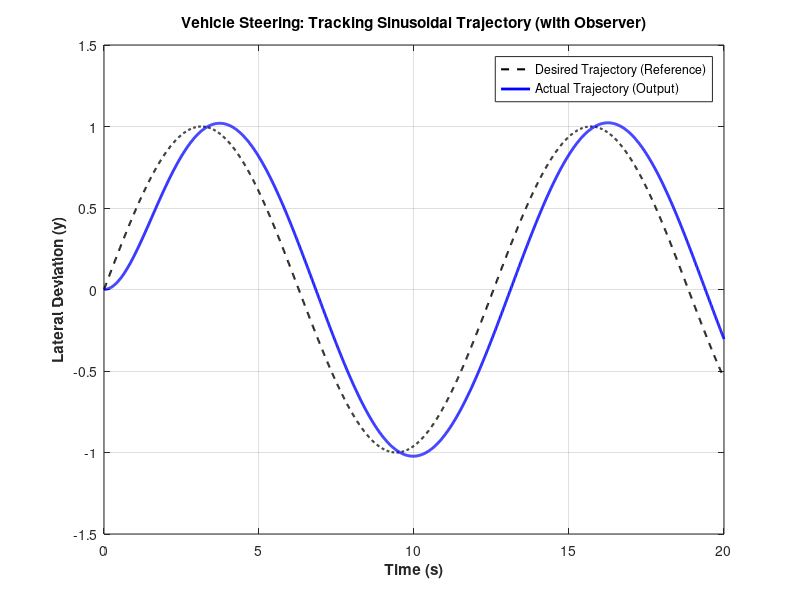

MATLAB code for this plot:
% =========================================================================
% Vehicle Steering System (Linearized) - Controller & Observer Design
% Reference: Astrom & Murray (AM09), Examples 6.4 & 7.3
% =========================================================================
clear; clc; close all;

% 1. System Parameters (Normalized Kinematic Bicycle Model)
gamma = 0.5; % Ratio of distance to center of mass vs wheelbase
A = [0 1; 
    0 0];
B = [gamma; 
    1];
C = [1 0];   % Output is the first state (lateral deviation)
D = 0;

% 2. Controller Design (Example 6.4)
% Place closed-loop controller poles (e.g., at s = -1 ± i)
p_ctrl = [-1+1i, -1-1i];
K = place(A, B, p_ctrl);

% Feedforward gain (kr) to ensure steady-state tracking of the reference
% We want the DC gain of the closed-loop system to be 1
kr = 1 / (C * inv(B*K - A) * B);

% 3. Observer Design (Example 7.3)
% Place observer poles faster than controller poles (e.g., at s = -2 ± 2i)
p_obs = [-2+2i, -2-2i];
L = place(A', C', p_obs)';

% =========================================================================
% MATLAB Simulation (Mathematical Equivalent of Simulink)
% =========================================================================
% Let augmented state X = [x; x_hat]
% dx/dt = Ax - BK*x_hat + B*kr*r
% dx_hat/dt = LCx + (A - LC - BK)*x_hat + B*kr*r

A_cl = [A,           -B*K;
    L*C,  A - L*C - B*K];
B_cl = [B*kr; 
    B*kr];
C_cl = [C, 0, 0]; % Extract actual lateral deviation y = x1
D_cl = 0;

% Create State-Space system
sys_cl = ss(A_cl, B_cl, C_cl, D_cl);

% Define Time and Sinusoidal Reference Trajectory
t = 0:0.01:20;
r = sin(0.5 * t); 

% Simulate
[y, t_out, x_out] = lsim(sys_cl, r, t);

% Plot the Output
figure('Name', 'Vehicle Steering Control');
plot(t, r, '--k', 'LineWidth', 1.5); hold on;
plot(t, y, 'b', 'LineWidth', 2);
xlabel('Time (s)', 'FontWeight', 'bold');
ylabel('Lateral Deviation (y)', 'FontWeight', 'bold');
title('Vehicle Steering: Tracking Sinusoidal Trajectory (with Observer)');
legend('Desired Trajectory (Reference)', 'Actual Trajectory (Output)', 'Location', 'best');
grid on;
